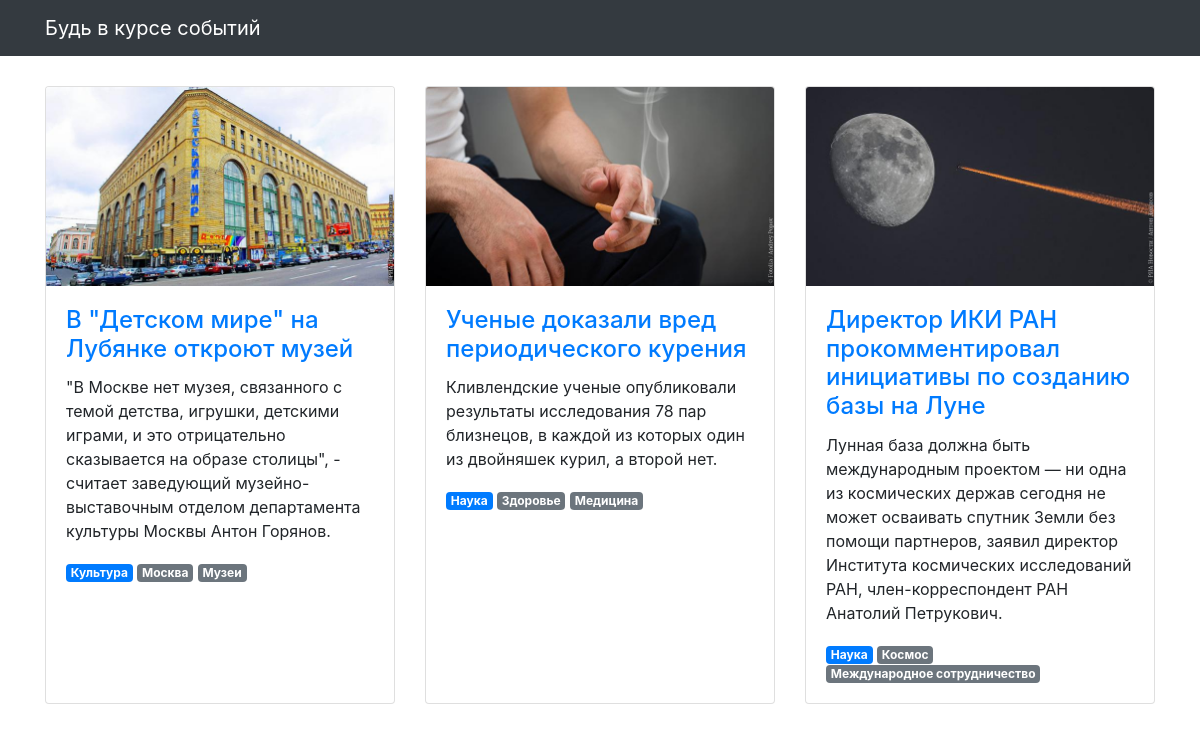
The page / on the database its author committed.
### articles/models.py (models this page shows, shortened)
class Article(models.Model):
    title = models.CharField(max_length=256, verbose_name='Название')
    text = models.TextField(verbose_name='Текст')
    published_at = models.DateTimeField(verbose_name='Дата публикации')
    image = models.ImageField(null=True, blank=True, verbose_name='Изображение')
    tags = models.ManyToManyField(Tag, through='Scope', related_name='articles', verbose_name='Теги')
    class Meta:
        verbose_name = 'Статья'
        verbose_name_plural = 'Статьи'
        ordering = ['-published_at']

class Scope(models.Model):
    tag = models.ForeignKey(Tag, on_delete=models.CASCADE, verbose_name='Тег')
    article = models.ForeignKey(Article, on_delete=models.CASCADE, related_name='scopes', verbose_name='Статья')
    is_main = models.BooleanField(default=False, verbose_name='Основной')
    class Meta:
        verbose_name = 'Раздел'
        verbose_name_plural = 'Разделы'
        unique_together = ('tag', 'article')
        ordering = ['-is_main', 'tag__name']

class Tag(models.Model):
    name = models.CharField(max_length=64, verbose_name='Название')
    class Meta:
        verbose_name = 'Тег'
        verbose_name_plural = 'Теги'
        ordering = ['name']

### articles/views.py (the view)
# urls.py: path('', articles_list, name='articles'),
def articles_list(request):
    template = 'articles/news.html'
    context = {
        'object_list': Article.objects.all().prefetch_related('scopes__tag').order_by('-published_at'),
    }
    return render(request, template, context)

### templates/articles/news.html (shortened to what this page needs)
{% extends "articles/base.html" %}
{% load static %}
{% block content %}
  <div class="row">
    {% for article in object_list %}
      <div class="col-lg-4 col-sm-6 portfolio-item">
        <div class="card h-100">
          <a href="#"><img class="card-img-top" src="{% get_media_prefix %}{{ article.image }}" alt=""></a>
          <div class="card-body">
            <h4 class="card-title">
              <a href="#">{{ article.title }}</a>
            </h4>
            <p class="card-text">{{ article.text }}</p>
            {% for scope in article.scopes.all %}
              <span class="badge {% if scope.is_main %}badge-primary{% else %}badge-secondary{% endif %}">{{ scope.tag.name }}</span>
            {% endfor %}
          </div>
        </div>
      </div>
    {% endfor %}
  </div>
{% endblock %}

### templates/articles/base.html (shortened to what this page needs)
{% load static %}
<html lang="ru">
<head>
  <link href="{% static  "css/bootstrap.min.css" %}" rel="stylesheet">
  <link href="{% static  "css/3-col-portfolio.css" %}" rel="stylesheet">
</head>
<body>
<nav class="navbar navbar-expand-lg navbar-dark bg-dark fixed-top">
  <div class="container">
    <a class="navbar-brand" href="#">Будь в курсе событий</a>
  </div>
</nav>
<div class="container">{% block content %}{% endblock %}</div>
</body>
</html>

### static/css/3-col-portfolio.css (style rules this page uses)
body { padding-top: 84px; padding-bottom: 84px; }
@media (min-width: 992px) { body { padding-top: 86px; padding-bottom: 86px; } }

### rows shown on the page
Article: image (picture), title "В \"Детском мире\" на Лубянке откроют музей", text "\"В Москве нет музея, связанного с темой детства, игрушки, детскими играми, и это отрицательно сказывается на образе столицы\", - считает заведующий музейно-выставочным отделом департамента культуры Москвы Антон Горянов."
Scope: tag.name "Культура"
Scope: tag.name "Москва"
Scope: tag.name "Музеи"
Article: image (picture), title "Ученые доказали вред периодического курения", text "Кливлендские ученые опубликовали результаты исследования 78 пар близнецов, в каждой из которых один из двойняшек курил, а второй нет."
Scope: tag.name "Наука"
Scope: tag.name "Здоровье"
Scope: tag.name "Медицина"
Article: image (picture), title "Директор ИКИ РАН прокомментировал инициативы по созданию базы на Луне", text "Лунная база должна быть международным проектом — ни одна из космических держав сегодня не может осваивать спутник Земли без помощи партнеров, заявил директор Института космических исследований РАН, член-корреспондент РАН Анатолий Петрукович."
Scope: tag.name "Наука"
Scope: tag.name "Космос"
Scope: tag.name "Международное сотрудничество"
